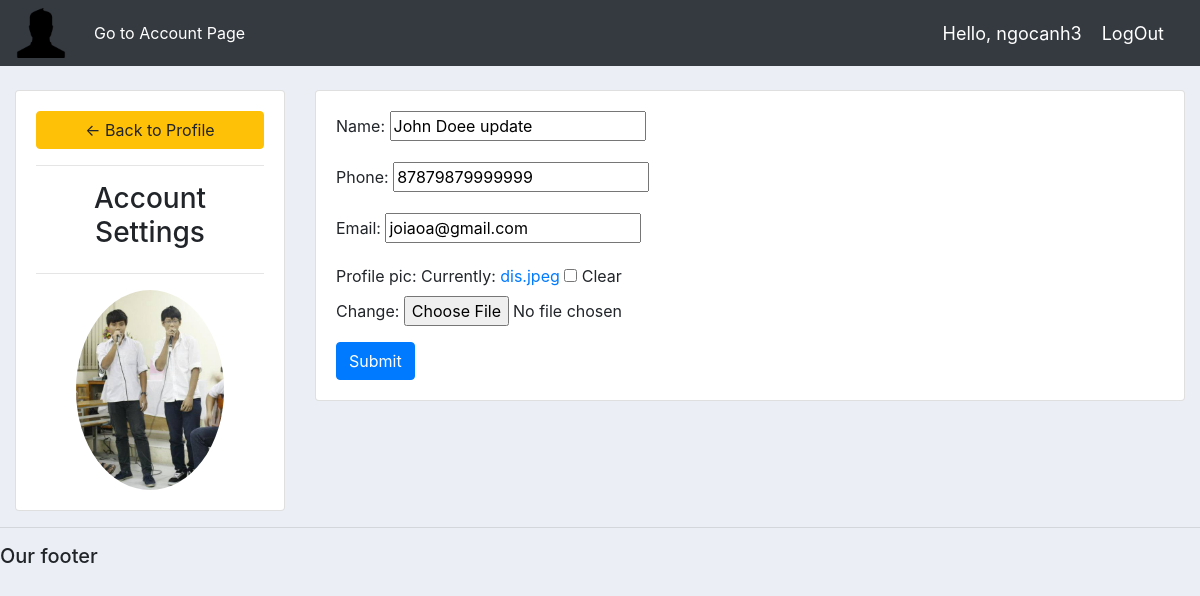
/account/ (signed in), run on the app's committed database.
### accounts/models.py (models this page shows, shortened)
class Customer(models.Model):
    user = models.OneToOneField(User,null=True,blank=True, on_delete=models.CASCADE )
    name = models.CharField(max_length=200, null=True)
    phone = models.CharField(max_length=200, null=True)
    email = models.CharField(max_length=200, null=True)
    profile_pic = models.ImageField(null=True,default='haha.jpg', blank = True)
    date_created = models.DateTimeField(auto_now_add=True, null=True)

### accounts/decorators.py (the view)
        def wrapper_func(request, *args, **kwargs):
            group = None
            if request.user.groups.exists():
                group = request.user.groups.all()[0].name
            if group in allowed_roles:
                return view_func(request,*args,**kwargs)
            else:
                return HttpResponse("You are not authorized to view this page")

### accounts/forms.py
class CustomerForm(ModelForm):
    class Meta:
        model = Customer
        fields = '__all__'
        exclude = ['user']

### accounts/views.py (called while the page is built)
@login_required(login_url='login')
@allowed_users(allowed_roles=['customer'])
def accountSettings(request):
    customer = request.user.customer
    form = CustomerForm(instance=customer)
    if request.method == 'POST':
        form = CustomerForm(request.POST, request.FILES, instance= customer)
        if form.is_valid():
            form.save()
    context = {'form':form}
    return render(request, 'accounts/account_settings.html',context)

### accounts/templates/accounts/account_settings.html (shortened to what this page needs)
{% extends 'accounts/main.html' %}
{% load static %}
{% block content %}
<br>
<div class="row">
    <div class="col-md-3">
        <div class="card card-body">
            <a class="btn btn-warning" href="{% url 'home' %}"> &#8592; Back to Profile</a>
            <hr>
            <h3 style="text-align: center"> Account Settings</h3>
            <hr>
            <img class="profile-pic" src="{{ request.user.customer.profile_pic.url}}">
        </div>
    </div>
    <div class="col-md-9">
        <div class="card card-body">
            <form method="POST" action="" enctype="multipart/form-data">
                {{ form.as_p }}
            <input class="btn btn-primary" type="submit" name="Update Information" value="Submit">
            </form>
        </div>
    </div>
</div>
{% endblock %}

### accounts/templates/accounts/navbar.html (shortened to what this page needs)
{% load static %}
<nav class="navbar navbar-expand-lg navbar-dark bg-dark">
    <img src="{% static 'images/default.png' %}">
    <div class="collapse navbar-collapse" id="navbarNav">
      <ul class="navbar-nav">
        {% if request.user.is_staff %}
        <li class="nav-item active">
          <a class="nav-link" href="{% url 'home' %}">Dashboard</a>
        </li>
        <li class="nav-item">
          <a class="nav-link" href="{% url 'products' %}">Products</a>
        </li>
        {% else %}
        <li class="nav-item active">
          <a style="margin-left: 20px" class="nav-link" href="{% url 'account' %}"> Go to Account Page</a>
        </li>
        {% endif %}
      </ul>
    </div>
    <span class="hello-msg"> Hello, {{user.username}}</span>
    <span><a class="hello-msg" href="{% url 'logout' %}">LogOut</a></span>
  </nav>

### static/css/main.css (style rules this page uses)
body { background-color: #ebeff5; }
img { height: 50px; }

### accounts/templates/accounts/navbar.html (style rules this page uses)
.hello-msg { font-size: 18px; color: #fff; margin-right: 20px; }

### accounts/templates/accounts/account_settings.html (style rules this page uses)
.profile-pic { height: 200px; margin: 0 auto; border-radius: 50%; }

### data on the page
Customer: name "John Doee update", phone "87879879999999", email "joiaoa@gmail.com"

### other printed values
{{ user.username }} "ngocanh3"
